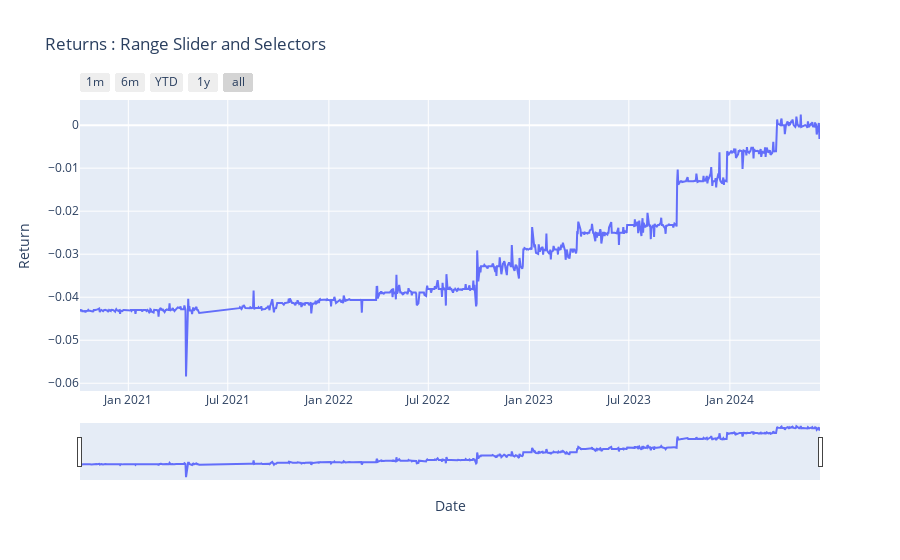

Notebook source saved alongside this figure:
### Code cell
# Visualizing Returns

fig = px.line(data,x="Date",y="Return",title="Returns : Range Slider and Selectors")
fig.update_xaxes(rangeslider_visible=True,rangeselector=dict(
    buttons=list([
        dict(count=1,label="1m",step="month",stepmode="backward"),
        dict(count=6,label="6m",step="month",stepmode="backward"),
        dict(count=1,label="YTD",step="year",stepmode="todate"),
        dict(count=1,label="1y",step="year",stepmode="backward"),
        dict(step="all")
])))

### Figure 1 — Plotly figure (JSON) as saved in the notebook; plotly's stock layout.template omitted (floating-point values rounded to 4 significant figures; data arrays with more than 128 entries replaced by an {"elided": "..."} marker saying what was removed)
{"data": [{"hovertemplate": "Date=%{x}<br>Return=%{y}<extra></extra>", "legendgroup": "", "line": {"color": "#636efa", "dash": "solid"}, "marker": {"symbol": "circle"}, "mode": "lines", "name": "", "orientation": "v", "showlegend": false, "type": "scatter", "x": {"elided": "882 str values"}, "xaxis": "x", "y": {"elided": "882 float values"}, "yaxis": "y"}], "layout": {"legend": {"tracegroupgap": 0}, "title": {"text": "Returns : Range Slider and Selectors"}, "xaxis": {"anchor": "y", "domain": [0, 1], "rangeselector": {"buttons": [{"count": 1, "label": "1m", "step": "month", "stepmode": "backward"}, {"count": 6, "label": "6m", "step": "month", "stepmode": "backward"}, {"count": 1, "label": "YTD", "step": "year", "stepmode": "todate"}, {"count": 1, "label": "1y", "step": "year", "stepmode": "backward"}, {"step": "all"}]}, "rangeslider": {"visible": true}, "title": {"text": "Date"}}, "yaxis": {"anchor": "x", "domain": [0, 1], "title": {"text": "Return"}}}}
